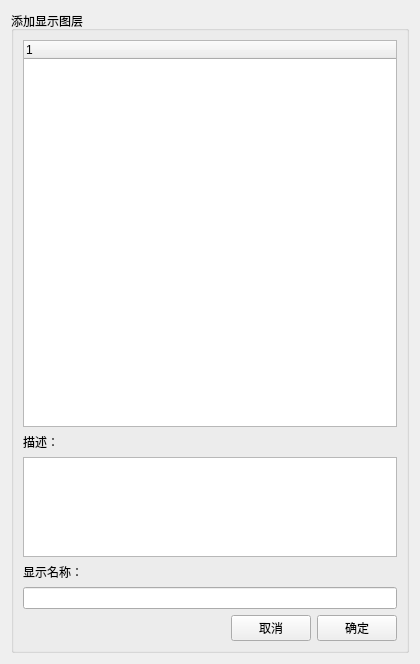
<?xml version="1.0" encoding="UTF-8"?>
<ui version="4.0">
 <class>AddTopics</class>
 <widget class="QWidget" name="AddTopics">
  <property name="geometry">
   <rect>
    <x>0</x>
    <y>0</y>
    <width>420</width>
    <height>664</height>
   </rect>
  </property>
  <property name="windowTitle">
   <string>rviz</string>
  </property>
  <property name="windowIcon">
   <iconset>
    <normaloff>:/images/robot.png</normaloff>:/images/robot.png</iconset>
  </property>
  <layout class="QVBoxLayout" name="verticalLayout_3">
   <item>
    <widget class="QGroupBox" name="groupBox">
     <property name="title">
      <string>添加显示图层</string>
     </property>
     <layout class="QVBoxLayout" name="verticalLayout_2">
      <item>
       <layout class="QVBoxLayout" name="verticalLayout">
        <item>
         <widget class="QTreeWidget" name="treeWidget">
          <column>
           <property name="text">
            <string notr="true">1</string>
           </property>
          </column>
         </widget>
        </item>
        <item>
         <widget class="QLabel" name="label">
          <property name="text">
           <string>描述：</string>
          </property>
         </widget>
        </item>
        <item>
         <widget class="QTextEdit" name="textEdit">
          <property name="maximumSize">
           <size>
            <width>16777215</width>
            <height>100</height>
           </size>
          </property>
          <property name="readOnly">
           <bool>true</bool>
          </property>
         </widget>
        </item>
        <item>
         <widget class="QLabel" name="label_2">
          <property name="text">
           <string>显示名称：</string>
          </property>
         </widget>
        </item>
        <item>
         <widget class="QLineEdit" name="lineEdit"/>
        </item>
        <item>
         <layout class="QHBoxLayout" name="horizontalLayout">
          <item>
           <spacer name="horizontalSpacer">
            <property name="orientation">
             <enum>Qt::Horizontal</enum>
            </property>
            <property name="sizeHint" stdset="0">
             <size>
              <width>40</width>
              <height>20</height>
             </size>
            </property>
           </spacer>
          </item>
          <item>
           <widget class="QPushButton" name="pushButton_cancel">
            <property name="text">
             <string>取消</string>
            </property>
            <property name="icon">
             <iconset>
              <normaloff>:/images/false.png</normaloff>:/images/false.png</iconset>
            </property>
           </widget>
          </item>
          <item>
           <widget class="QPushButton" name="pushButton_ok">
            <property name="text">
             <string>确定</string>
            </property>
            <property name="icon">
             <iconset>
              <normaloff>:/images/ok.png</normaloff>:/images/ok.png</iconset>
            </property>
           </widget>
          </item>
         </layout>
        </item>
       </layout>
      </item>
     </layout>
    </widget>
   </item>
  </layout>
 </widget>
 <tabstops>
  <tabstop>treeWidget</tabstop>
  <tabstop>textEdit</tabstop>
  <tabstop>lineEdit</tabstop>
  <tabstop>pushButton_cancel</tabstop>
  <tabstop>pushButton_ok</tabstop>
 </tabstops>
 <resources/>
 <connections/>
</ui>
